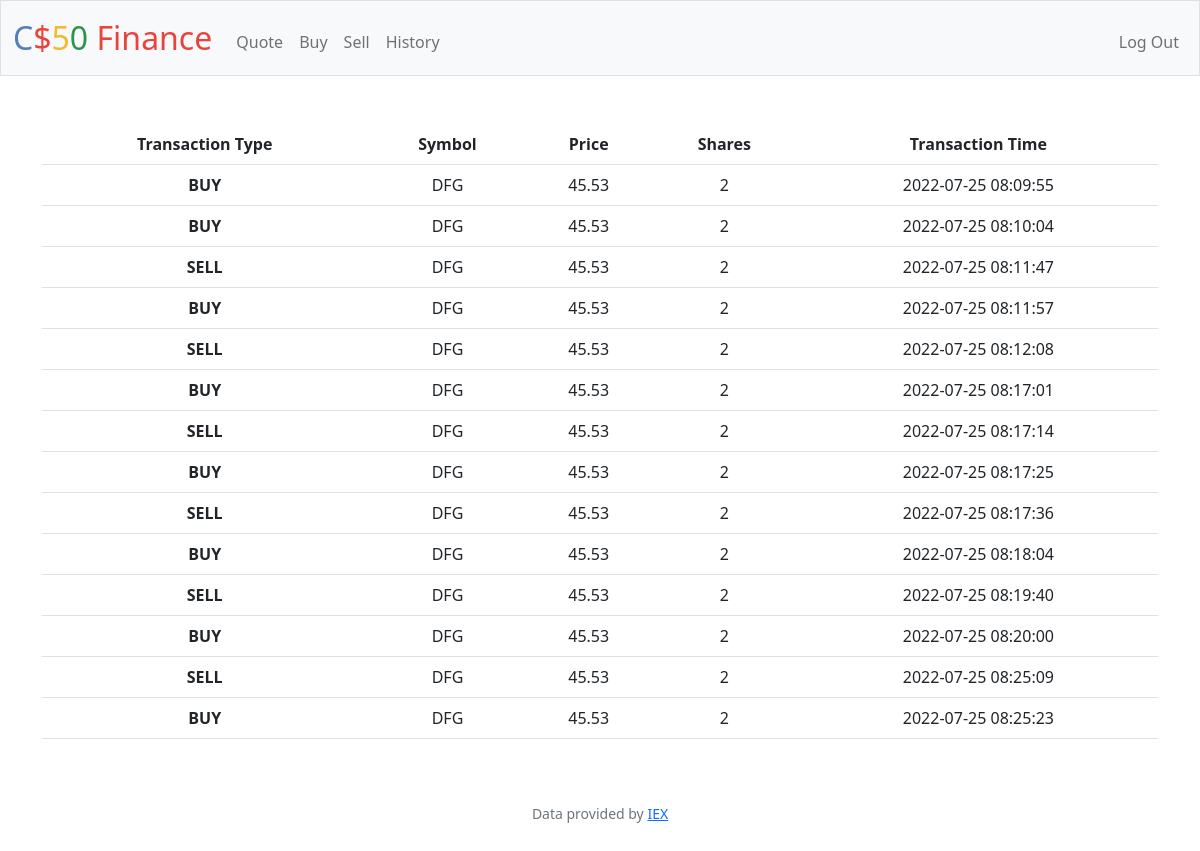
The page /history (signed in) on the database its author committed.
### tables this page shows
CREATE TABLE transactions (
user_id text,
stock text not null,
shares integer not null,
price integer not null,
date text not null
);

### app.py (the view)
@app.route("/history")
@login_required
def history():
    transactions = db.execute(
        "select stock, price, shares, date from transactions WHERE user_id = ?", session["user_id"])
    return render_template("history.html", transactions=transactions)

### app.py (called while the page is built)
@app.after_request
def after_request(response):
    response.headers["Cache-Control"] = "no-cache, no-store, must-revalidate"
    response.headers["Expires"] = 0
    response.headers["Pragma"] = "no-cache"
    return response

### helpers.py (called while the page is built)
def login_required(f):
    @wraps(f)
    def decorated_function(*args, **kwargs):
        if session.get("user_id") is None:
            return redirect("/login")
        return f(*args, **kwargs)
    return decorated_function

### templates/history.html (shortened to what this page needs)
{% extends "layout.html" %}
{% block main %}
    <div class="container">
        <table class="table">
            <tr>
                <th> Transaction Type </th>
                <th> Symbol </th>
                <th> Price </th>
                <th> Shares </th>
                <th> Transaction Time </th>
            </tr>
            {% for row in transactions %}
            <tr>
                <th>
                    {{ "BUY" if row["shares"] > 0 else "SELL" }}
                </th>
                <td>  {{ row["stock"] }}  </td>
                <td>  {{ row["price"] }}  </td>
                <td>  {{ row["shares"]|abs }}  </td>
                <td>  {{ row["date"] }}  </td>
            </tr>
            {% endfor %}
        </table>
    </div>
{% endblock %}

### templates/layout.html (shortened to what this page needs)
<!DOCTYPE html>
<html lang="en">
    <head>
        <link href="https://cdn.jsdelivr.net/npm/bootstrap@5.1.3/dist/css/bootstrap.min.css" rel="stylesheet">
        <link href="/static/styles.css" rel="stylesheet">
    </head>
    <body>
        <nav class="bg-light border navbar navbar-expand-md navbar-light">
            <div class="container-fluid">
                <a class="navbar-brand" href="/"><span class="blue">C</span><span class="red">$</span><span class="yellow">5</span><span class="green">0</span> <span class="red">Finance</span></a>
                <div class="collapse navbar-collapse" id="navbar">
                    {% if session["user_id"] %}
                        <ul class="navbar-nav me-auto mt-2">
                            <li class="nav-item"><a class="nav-link" href="/quote">Quote</a></li>
                            <li class="nav-item"><a class="nav-link" href="/buy">Buy</a></li>
                            <li class="nav-item"><a class="nav-link" href="/sell">Sell</a></li>
                            <li class="nav-item"><a class="nav-link" href="/history">History</a></li>
                        </ul>
                        <ul class="navbar-nav ms-auto mt-2">
                            <li class="nav-item"><a class="nav-link" href="/logout">Log Out</a></li>
                        </ul>
                    {% else %}
                        <ul class="navbar-nav ms-auto mt-2">
                            <li class="nav-item"><a class="nav-link" href="/register">Register</a></li>
                            <li class="nav-item"><a class="nav-link" href="/login">Log In</a></li>
                        </ul>
                    {% endif %}
                </div>
            </div>
        </nav>
        <main class="container-fluid py-5 text-center">
            {% block main %}{% endblock %}
        </main>
        <footer class="mb-5 small text-center text-muted">
            Data provided by <a href="https://iexcloud.io/">IEX</a>
        </footer>
    </body>
</html>

### static/styles.css (style rules this page uses)
nav .navbar-brand { font-size: xx-large; }
nav .navbar-brand .blue { color: #537fbe; }
nav .navbar-brand .red { color: #ea433b; }
nav .navbar-brand .yellow { color: #f5b82e; }
nav .navbar-brand .green { color: #2e944b; }

### rows shown on the page
transactions: shares "BUY", stock "DFG", price "45.53", shares|abs "2", date "2022-07-25 08:09:55"
transactions: shares "BUY", stock "DFG", price "45.53", shares|abs "2", date "2022-07-25 08:10:04"
transactions: shares "SELL", stock "DFG", price "45.53", shares|abs "2", date "2022-07-25 08:11:47"
transactions: shares "BUY", stock "DFG", price "45.53", shares|abs "2", date "2022-07-25 08:11:57"
transactions: shares "SELL", stock "DFG", price "45.53", shares|abs "2", date "2022-07-25 08:12:08"
transactions: shares "BUY", stock "DFG", price "45.53", shares|abs "2", date "2022-07-25 08:17:01"
transactions: shares "SELL", stock "DFG", price "45.53", shares|abs "2", date "2022-07-25 08:17:14"
transactions: shares "BUY", stock "DFG", price "45.53", shares|abs "2", date "2022-07-25 08:17:25"
transactions: shares "SELL", stock "DFG", price "45.53", shares|abs "2", date "2022-07-25 08:17:36"
transactions: shares "BUY", stock "DFG", price "45.53", shares|abs "2", date "2022-07-25 08:18:04"
transactions: shares "SELL", stock "DFG", price "45.53", shares|abs "2", date "2022-07-25 08:19:40"
transactions: shares "BUY", stock "DFG", price "45.53", shares|abs "2", date "2022-07-25 08:20:00"
transactions: shares "SELL", stock "DFG", price "45.53", shares|abs "2", date "2022-07-25 08:25:09"
transactions: shares "BUY", stock "DFG", price "45.53", shares|abs "2", date "2022-07-25 08:25:23"
